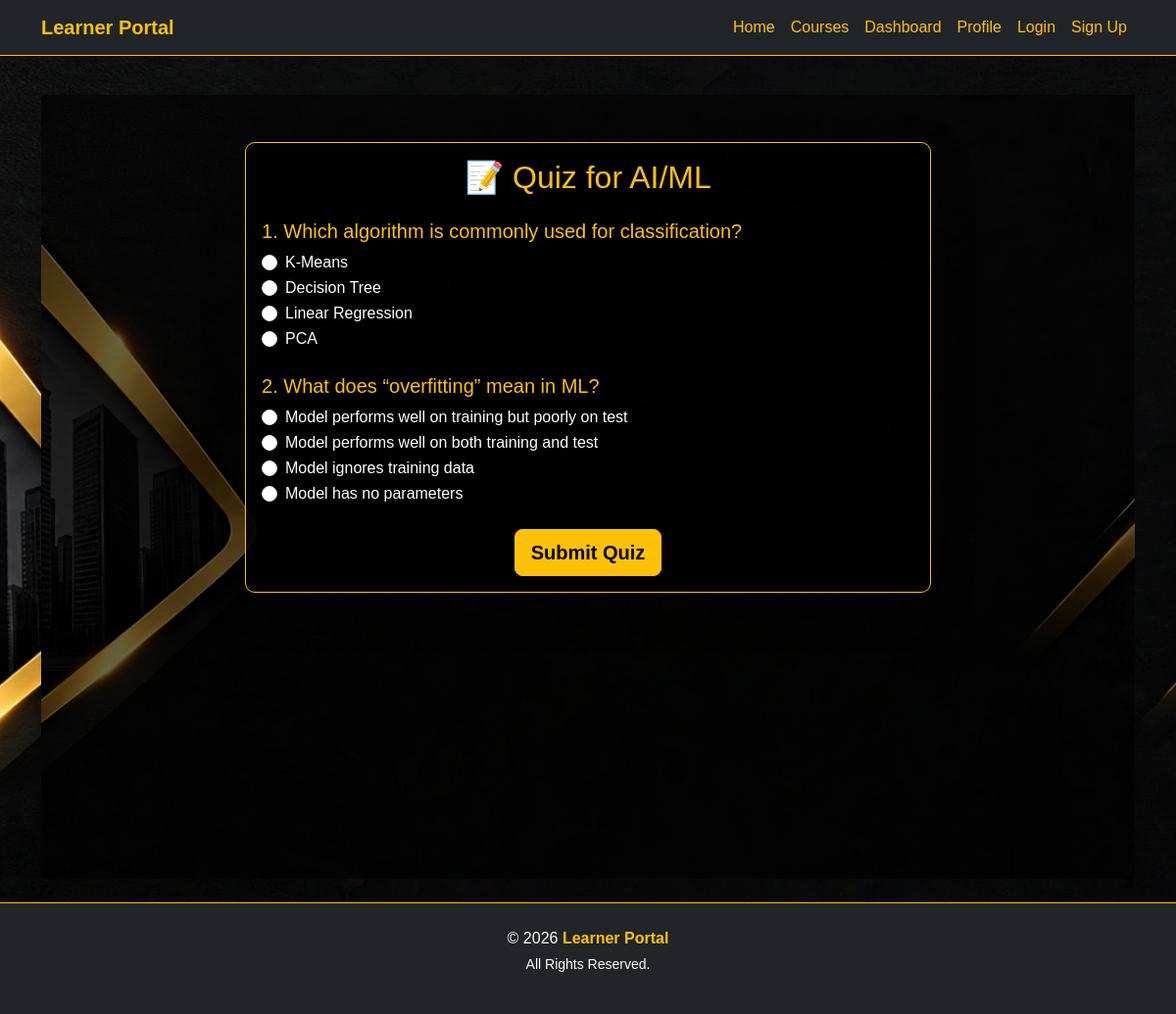
The page /courses/4/quiz/ on the database its author committed.
### core/models.py (models this page shows, shortened)
class Course(models.Model):
    title = models.CharField(max_length=100)
    duration = models.CharField(max_length=50)   # e.g. "8 weeks"
    category = models.CharField(max_length=50)   # e.g. "Fullstack", "AI/ML"
    description = models.TextField(blank=True)
    short_description = models.CharField(max_length=200, blank=True)
    image = models.ImageField(upload_to="course_images/", blank=True, null=True)
    is_featured = models.BooleanField(default=False)

class Assessment(models.Model):
    course = models.ForeignKey(Course, on_delete=models.CASCADE, related_name="questions")
    text = models.CharField(max_length=255)   # Question text
    option_a = models.CharField(max_length=100, default="N/A")
    option_b = models.CharField(max_length=100, default="N/A")
    option_c = models.CharField(max_length=100, default="N/A")
    option_d = models.CharField(max_length=100, default="N/A")
    answer = models.CharField(max_length=1, default="A")

### core/views.py (the view, shortened to what this page needs)
# urls.py: path("courses/<int:course_id>/quiz/", views.take_quiz, name="take_quiz"),
def take_quiz(request, course_id):
    course = get_object_or_404(Course, id=course_id)
    questions = Assessment.objects.filter(course=course)
    return render(request, "take_quiz.html", {
        "course": course,
        "questions": questions
    })

### core/context_processors.py (called while the page is built)
def current_year(request):
    return {"year": datetime.now().year}

### core/templates/take_quiz.html (shortened to what this page needs)
{% extends "base.html" %}
{% load static %}
{% block content %}
<section id="take-quiz" class="py-5 text-light"
         style="background: url('{% static "updated.jpeg" %}') no-repeat center center/cover; min-height: 100vh; position: relative;">
  <div class="container position-relative">
    <div class="card bg-dark text-light shadow-lg mx-auto" style="max-width: 700px;">
      <div class="card-body">
        <h2 class="text-warning text-center mb-4">📝 Quiz for {{ course.title }}</h2>
        <form method="post">
          {% for q in questions %}
            <div class="mb-4">
              <h5 class="text-warning">{{ forloop.counter }}. {{ q.text }}</h5>
              <div class="form-check">
                <input class="form-check-input" type="radio" name="q{{ q.id }}" value="A" id="q{{ q.id }}a">
                <label class="form-check-label" for="q{{ q.id }}a">{{ q.option_a }}</label>
              </div>
              <div class="form-check">
                <input class="form-check-input" type="radio" name="q{{ q.id }}" value="B" id="q{{ q.id }}b">
                <label class="form-check-label" for="q{{ q.id }}b">{{ q.option_b }}</label>
              </div>
              <div class="form-check">
                <input class="form-check-input" type="radio" name="q{{ q.id }}" value="C" id="q{{ q.id }}c">
                <label class="form-check-label" for="q{{ q.id }}c">{{ q.option_c }}</label>
              </div>
              <div class="form-check">
                <input class="form-check-input" type="radio" name="q{{ q.id }}" value="D" id="q{{ q.id }}d">
                <label class="form-check-label" for="q{{ q.id }}d">{{ q.option_d }}</label>
              </div>
            </div>
          {% empty %}
            <p class="text-center text-muted">No questions available for this course yet.</p>
          {% endfor %}
          <div class="text-center mt-4">
            <button type="submit" class="btn btn-warning btn-lg">Submit Quiz</button>
          </div>
        </form>
      </div>
    </div>
  </div>
</section>
{% endblock %}

### core/templates/base.html (shortened to what this page needs)
{% load static %}
<!DOCTYPE html>
<html lang="en">
<head>
  <link href="https://cdn.jsdelivr.net/npm/bootstrap@5.3.0/dist/css/bootstrap.min.css" rel="stylesheet">
  <link rel="stylesheet" href="{% static 'css/style.css' %}">
</head>
<body class="d-flex flex-column min-vh-100">
  <nav class="navbar navbar-expand-lg navbar-dark bg-dark border-bottom border-warning">
    <div class="container">
      <a class="navbar-brand text-warning fw-bold" href="{% url 'home' %}">Learner Portal</a>
      <div class="collapse navbar-collapse" id="navbarNav">
        <ul class="navbar-nav ms-auto">
          <li class="nav-item"><a href="{% url 'home' %}" class="nav-link text-warning">Home</a></li>
          <li class="nav-item"><a href="{% url 'course_list' %}" class="nav-link text-warning">Courses</a></li>
          <li class="nav-item"><a href="{% url 'dashboard' %}" class="nav-link text-warning">Dashboard</a></li>
          <li class="nav-item"><a href="{% url 'profile' %}" class="nav-link text-warning">Profile</a></li>
          {% if user.is_authenticated %}
            <li class="nav-item">
              <form method="post" action="{% url 'logout' %}" style="display:inline;">
                {% csrf_token %}
                <button type="submit" class="btn btn-link nav-link text-warning">Logout</button>
              </form>
            </li>
          {% else %}
            <li class="nav-item"><a href="{% url 'login' %}" class="nav-link text-warning">Login</a></li>
            <li class="nav-item"><a href="{% url 'signup' %}" class="nav-link text-warning">Sign Up</a></li>
          {% endif %}
        </ul>
      </div>
    </div>
  </nav>
  <main class="container flex-grow-1 py-4">
    {% block content %}{% endblock %}
  </main>
  <footer class="bg-dark text-light border-top border-warning py-4 mt-auto">
    <div class="container text-center">
      <p class="mb-1">
        © {% now "Y" %} <span class="text-warning fw-bold">Learner Portal</span>
      </p>
      <p class="small">
        All Rights Reserved.
    </div>
  </footer>
</body>
</html>

### static/css/style.css (style rules this page uses)
html, body { min-height: 100%; }
body { margin: 0; background: url("../updated.jpeg") no-repeat center center fixed; background-size: cover; font-family: "Poppins", sans-serif; color: #ffffff; position: relative; }
.container { position: relative; z-index: 1; }
.card { position: relative; z-index: 1; background-color: rgba(0, 0, 0, 0.88) !important; border-radius: 10px; border: 1px solid #ffc107; box-shadow: 0 4px 15px rgba(0, 0, 0, 0.6); transition: transform 0.3s ease, box-shadow 0.3s ease; }
.card-body { color: #ffffff !important; }
.btn-warning { font-weight: bold; color: #000000 !important; background-color: #ffc107; border-color: #ffc107; }
a { color: #ffc107; }
nav, footer { position: relative; z-index: 1; }

### rows shown on the page
Course: title "AI/ML"
Assessment: text "Which algorithm is commonly used for classification?", option_a "K‑Means", option_b "Decision Tree", option_c "Linear Regression", option_d "PCA"
Assessment: text "What does “overfitting” mean in ML?", option_a "Model performs well on training but poorly on test", option_b "Model performs well on both training and test", option_c "Model ignores training data", option_d "Model has no parameters"
